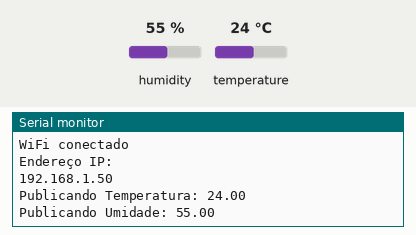
Simulated run of this sketch. Board: ESP32. Shown: the last lines printed to the serial monitor. Inputs (shaded band) come from the test bench; at power-on: humidity 55 %, temperature 24 °C. WiFi joins after 1.5 s; servers stay silent unless stated; no MQTT or app messages arrive unless stated.

Above: at 2.7 s.
2.8 s: humidity set to 22 %
At 5.0 s:
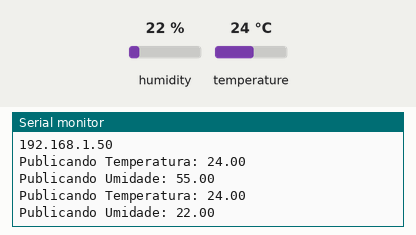
5.5 s: temperature set to 12 °C
At 6.9 s:
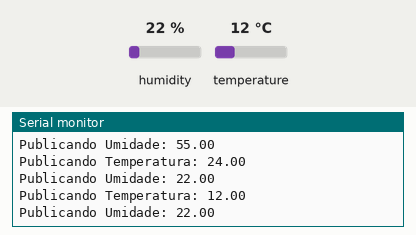
8.2 s: humidity set to 40 %
At 10.8 s:
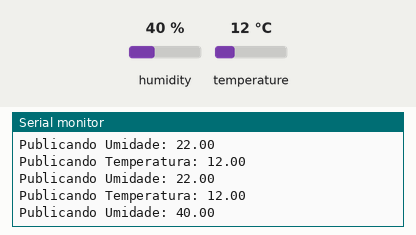
Timing chart, 0 to 12.3 s (numbered marks = the images above; inputs shaded):
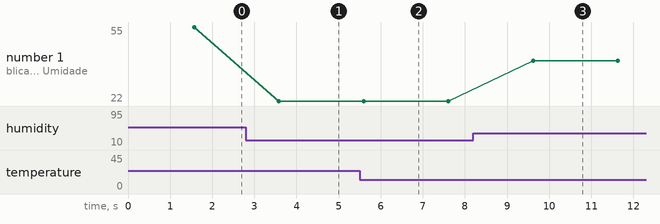

The sketch:

sketch.ino
```cpp
#include <WiFi.h>
#include <PubSubClient.h>
#include "DHTesp.h"

// Conexão com o Wi-Fi do Wokwi
const char* ssid = "Wokwi-GUEST";
const char* password = "";

// Conexão com o servidor do Broker
const char* mqtt_server = "191.234.211.26";
const char* mqtt_topic_temperatura = "CPTemperatura";
const char* mqtt_topic_umidade = "CPUmidade";

WiFiClient espClient;
PubSubClient client(espClient);

// Configuração do pino referente ao DHT22
const int dhtPin = 15;

DHTesp dhtSensor;

void setup() {
  Serial.begin(115200);
  dhtSensor.setup(dhtPin, DHTesp::DHT22);  // Configura o DHT22

  // Conectar à rede Wi-Fi
  setup_wifi();

  // Configurar o servidor MQTT
  client.setServer(mqtt_server, 1883);
}

void setup_wifi() {
  delay(10);
  Serial.println();
  Serial.print("Conectando-se a ");
  Serial.println(ssid);

  WiFi.begin(ssid, password);

  while (WiFi.status() != WL_CONNECTED) {
    delay(500);
    Serial.print(".");
  }

  Serial.println("");
  Serial.println("WiFi conectado");
  Serial.println("Endereço IP: ");
  Serial.println(WiFi.localIP());
}

void loop() {
  if (!client.connected()) {
    client.connect("ESP32ClientPublisher"); // Identifique o publisher corretamente
  }
  client.loop();

  TempAndHumidity dados = dhtSensor.getTempAndHumidity();
  String temperatura = String(dados.temperature, 2);
  String umidade = String(dados.humidity, 2);
  Serial.println("Publicando Temperatura: " + temperatura);
  Serial.println("Publicando Umidade: " + umidade);

  // Publicar os dados com a conversão para const char*
  client.publish(mqtt_topic_temperatura, temperatura.c_str());
  client.publish(mqtt_topic_umidade, umidade.c_str());

  delay(2000);
}
```

Measured:
- after the input at 2.8 s, the serial monitor: prints a new line after 0.79 s (image 1)
- after the input at 5.5 s, the serial monitor: prints a new line after 0.10 s (image 2)
- after the input at 8.2 s, the serial monitor: prints a new line after 1.4 s (image 3)
- plotted number 1: 55 → 22 after the input at 2.8 s, 22 → 40 after the input at 8.2 s
